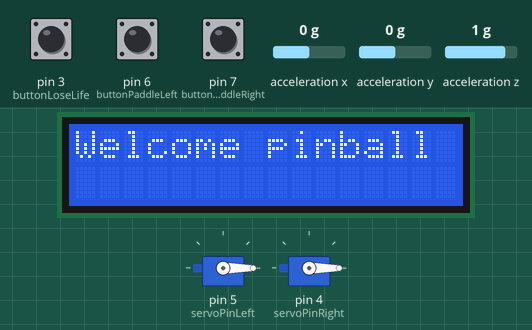
The sketch below on a simulated Arduino Uno, built with avr-gcc and run on an emulated ATmega328P. Shown: 2 × servo, 16×2 character LCD. Wiring (inferred from the names in the program): ADXL345 accelerometer at I2C address 0x53. Inputs (shaded band) come from the test bench; at power-on: pin 6 (buttonPaddleLeft) HIGH, pin 3 (buttonLoseLife) HIGH, pin 7 (buttonPaddleRight) HIGH, acceleration x 0 g, acceleration y 0 g, acceleration z 1 g. What the sketch prints to the serial monitor is not drawn.

Above: at 1.3 s.
1.4 s: pin 6 (buttonPaddleLeft) pulled LOW for 0.15 s
At 1.76 s:
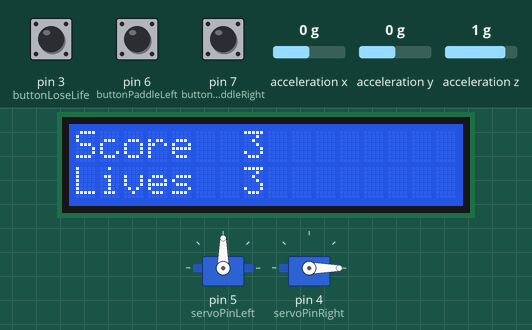
4.4 s: pin 3 (buttonLoseLife) pulled LOW for 3.2 s
At 8.0 s:
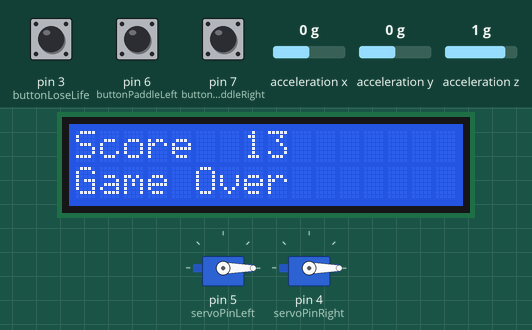
10.6 s: pin 7 (buttonPaddleRight) pulled LOW for 0.15 s
At 10.72 s:
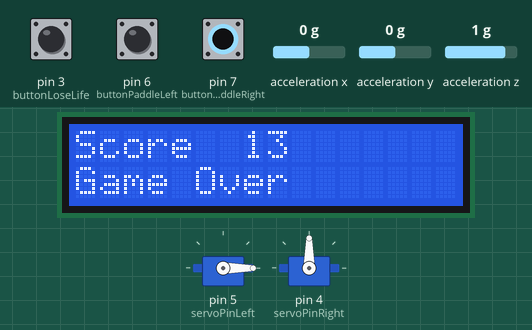
12.2 s: pin 6 (buttonPaddleLeft) pulled LOW for 1 s
At 13.0 s:
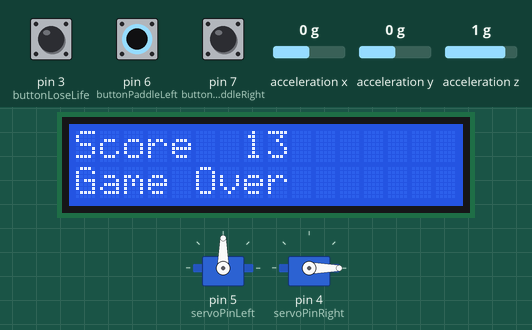
14.7 s: pin 6 (buttonPaddleLeft) pulled LOW for 3.2 s
At 19.1 s:
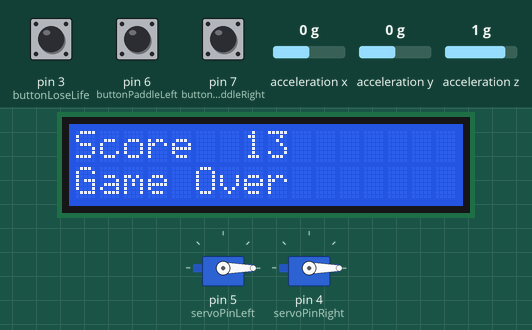
19.4 s: pin 7 (buttonPaddleRight) pulled LOW for 3.2 s
At 20.0 s:
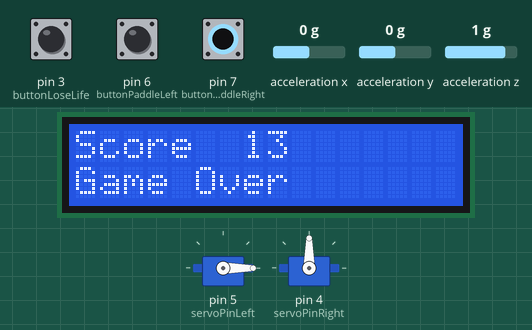
Timing chart, 0 to 24.1 s (numbered marks = the images above; inputs shaded):
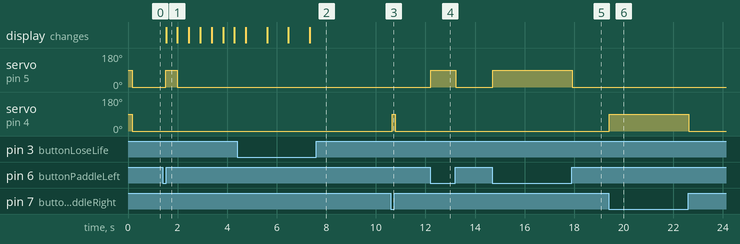

The sketch:

pinball_button_LCD_servo.ino
```cpp
#include <LiquidCrystal.h>// include the library code
#include <Servo.h>

// Servo init
Servo servoLeft, servoRight;
//const int SW_pin = 2; //DIGITAL pin connected to switch output.
//const int X_pin = 0; //ANALOG pin connected to X output.
//const int Y_pin = 1; //ANALOG pin connected to Y output.
int servoPinLeft = 5, servoPinRight = 4;
int speed = 100;


int buttonPaddleLeft = 6;
int buttonPaddleRight = 7;
int buttonLoseLife = 3;

int numberOfCharacters = 21;
int score = 0;
int lives = 3;

// LCD init
LiquidCrystal lcd(8, 9, 10, 11, 12, 13);
char array1[] =  "Score           ";
char array2[] =  "Lives           ";
char welcome[] = "Welcome pinball ";
char over[] =    "Game Over       ";
int delTime = 50;

int state = 0;

//Acc. init. ADXL 345
#include <Wire.h>  //Call the I2C library built in Arduino
//Set the address of the register
#define Register_ID 0
#define Register_2D 0x2D
#define Register_X0 0x32
#define Register_X1 0x33
#define Register_Y0 0x34
#define Register_Y1 0x35
#define Register_Z0 0x36
#define Register_Z1 0x37

int ADXAddress = 0x53;  //I2C address
int reading = 0;
int val = 0;
int X0, X1, X_out;
int Y0, Y1, Y_out;
int Z1, Z0, Z_out;
double Xg, Yg, Zg;


void setup() {
  pinMode(buttonPaddleLeft, INPUT);
  pinMode(buttonPaddleRight, INPUT);
  pinMode(buttonLoseLife, INPUT);
  digitalWrite(buttonPaddleLeft, HIGH);
  digitalWrite(buttonPaddleRight, HIGH);
  digitalWrite(buttonLoseLife, HIGH);
  Serial.begin(9600);
  servoLeft.attach(servoPinLeft);
  pinMode(servoLeft.attach(servoPinLeft), OUTPUT);
  servoRight.attach(servoPinRight);
  pinMode(servoRight.attach(servoPinRight), OUTPUT);

  lcd.begin(16, 2);
  lcd.setCursor(0,0);
  for (int pos = 0; pos<numberOfCharacters; pos++) {
    lcd.print(welcome[pos]);
  }

  //ACC ADXL 345 setup, analog 4,5 used.
  Wire.begin();  //Initialize I2C
  delay(100);
  Wire.beginTransmission(ADXAddress);
  Wire.write(Register_2D);
  Wire.write(8);
  Wire.endTransmission();
}

void loop() {
  // Left button
  if(digitalRead(buttonPaddleLeft) == LOW) {
    //Serial.println("Laft paddle pressed");
    servoLeft.write(90);
    if(state == 0) state++;
  }
  else {
    servoLeft.write(0);
  }

  // Right button
  if(digitalRead(buttonPaddleRight) == LOW) {
    //Serial.println("Right paddle pressed");
    servoRight.write(90);
    if(state == 0) state++;
  }
  else {
    servoRight.write(0);
  }


  // Print score and lives
  if(state != 0) {
      printScoreLives();
  }
  if (lives == 0) {
    printGameOver();
    delay(delTime);
    return;
  }


  //Lose life
  if(digitalRead(buttonLoseLife) == LOW) {
    if(state == 0) {
      state++;
    }
    else lives--;
    delay(400);
  }


  // Accelerometer
  Wire.beginTransmission(ADXAddress);
  Wire.write(Register_X0);
  Wire.write(Register_X1);
  Wire.endTransmission();
  Wire.requestFrom(ADXAddress, 2);
  if (Wire.available() <= 2);
  {
    X0 = Wire.read();
    X1 = Wire.read();
    X1 = X1 << 8;
    X_out = X0 + X1;
  }

  Wire.beginTransmission(ADXAddress);
  Wire.write(Register_Y0);
  Wire.write(Register_Y1);
  Wire.endTransmission();
  Wire.requestFrom(ADXAddress, 2);
  if (Wire.available() <= 2);
  {
    Y0 = Wire.read();
    Y1 = Wire.read();
    Y1 = Y1 << 8;
    Y_out = Y0 + Y1;
  }

  Wire.beginTransmission(ADXAddress);
  Wire.write(Register_Z0);
  Wire.write(Register_Z1);
  Wire.endTransmission();
  Wire.requestFrom(ADXAddress, 2);
  if (Wire.available() <= 2);
  {
    Z0 = Wire.read();
    Z1 = Wire.read();
    Z1 = Z1 << 8;
    Z_out = Z0 + Z1;
  }
  Xg = X_out / 256.00; //Convert the output result into the acceleration g, accurate to 2 decimal points.
  Yg = Y_out / 256.00;
  Zg = Z_out / 256.00;
  Serial.print("X=");
  Serial.print(Xg);
  Serial.print("\tY=");
  Serial.print(Yg);
  Serial.print("\tZ=");
  Serial.println(Zg);

  float xyTolerance = 0.2;
  if( Zg < 0.8 || Zg > 1.1) {
      score++;
      delay(400);
  }
  if(abs(Xg) > xyTolerance) {
      score++;
      delay(400);
  }
  if(abs(Yg) > xyTolerance) {
      score++;
      delay(400);
  }


  delay(delTime);
}

void printScoreLives() {
  lcd.setCursor(0,0);
  for (int pos = 0; pos<numberOfCharacters; pos++) {
    lcd.print(array1[pos]);
  }
  lcd.setCursor(7,0);
  lcd.print(score);

  lcd.setCursor(0,1);
  for (int pos = 0; pos<numberOfCharacters; pos++) {
    lcd.print(array2[pos]);
  }
  lcd.setCursor(7,1);
  lcd.print(lives);

}

void printGameOver() {
  lcd.setCursor(0,1);
  for (int pos = 0; pos<numberOfCharacters; pos++) {
    lcd.print(over[pos]);
  }
}
```

Measured:
- after the input at 1.4 s, servo on pin 5 (servoPinLeft): 0° → 90° after 0.13 s, → 0° 0.46 s later; the display: changes after 0.14 s (image 1)
- after the input at 10.6 s, servo on pin 4 (servoPinRight): 0° → 90° after 0.06 s, → 0° 0.12 s later
- after the input at 12.2 s, servo on pin 5 (servoPinLeft): 0° → 90° at once, → 0° 1.0 s later
- after the input at 14.7 s, servo on pin 5 (servoPinLeft): 0° → 90° at once, → 0° 3.2 s later
- after the input at 19.4 s, servo on pin 4 (servoPinRight): 0° → 90° at once, → 0° 3.2 s later
